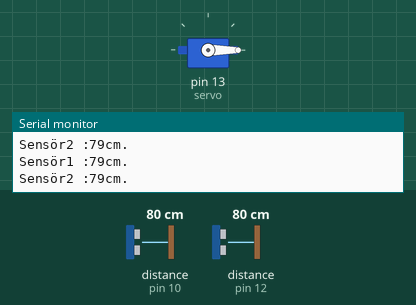
Bench run of a sketch on a simulated Arduino Uno, built with avr-gcc and run on an emulated ATmega328P. On the bench: servo, the last lines printed to the serial monitor. Wiring (inferred from the names in the program): 2 × ultrasonic range finder: trigger pin 9, echo pin 10 / trigger pin 11, echo pin 12. The inputs (shaded band) are chosen by the test bench; at power-on: distance to the obstacle (sensors on pin 10, pin 12) 80 cm. The echo pulse lasts 58.3 µs per cm.

Above: at 1.2 s.
1.3 s: distance to the obstacle (sensor on pin 10) set to 33 cm
4.3 s: distance to the obstacle (sensor on pin 10) set to 26 cm
At 7.0 s:
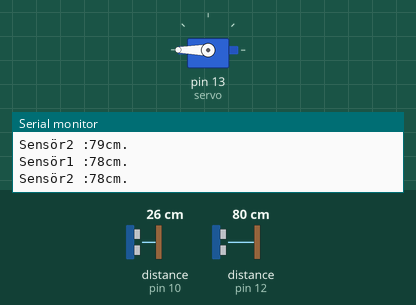
Timing chart, 0 to 8.5 s (numbered marks = the images above; inputs shaded):
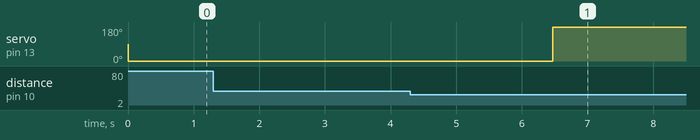

The sketch:

freeRTOS_otomatik_kapi.ino
```cpp
#include <Arduino_FreeRTOS.h>
#include <Servo.h>

void uzaklik(void *pvParameters);
void timer(void *pvParameters);

int32_t echoGiris = 12;
int32_t trigGiris = 11;
int32_t echoCikis = 10;
int32_t trigCikis = 9;
Servo servo;

int32_t salise = 0, saniye = 0, dakika = 0, sayac = 0, aradakiUzaklikGiris, aradakiUzaklikCikis;
unsigned long sureGiris, sureCikis;
double toplamYolGiris, toplamYolCikis;
float toplamSure = 0;

void setup() {
  xTaskCreate(uzaklik, (const portCHAR*)"Uzaklık", 100, NULL, 1, NULL);
  xTaskCreate(timer, (const portCHAR*)"Timer", 100, NULL, 1, NULL);
  servo.attach(13);
}

void loop() {
}

void uzaklik(void *pvParameters) {
  (void) pvParameters;
  const char *pcTaskName = "Uzaklık";

  pinMode(echoGiris, INPUT);
  pinMode(trigGiris, OUTPUT);
  pinMode(echoCikis, INPUT);
  pinMode(trigCikis, OUTPUT);
  Serial.begin(9600);

  for(;;) {
    digitalWrite(trigGiris, HIGH);
    delayMicroseconds(2);
    digitalWrite(trigGiris, LOW);
    sureGiris = pulseIn(echoGiris, HIGH);
    toplamYolGiris = (double)sureGiris * 0.034;
    aradakiUzaklikGiris = toplamYolGiris / 2;
    if(aradakiUzaklikGiris > 200) {
      aradakiUzaklikGiris = 200;
    }
    if(aradakiUzaklikGiris < 200) {
      Serial.print("Sensör1 :");
      Serial.print(aradakiUzaklikGiris);
      Serial.println("cm.\n");
    }
    delay(100);

    digitalWrite(trigCikis, HIGH);
    delayMicroseconds(2);
    digitalWrite(trigCikis, LOW);
    sureCikis= pulseIn(echoCikis, HIGH);
    toplamYolCikis = (double)sureCikis * 0.034;
    aradakiUzaklikCikis = toplamYolCikis / 2;
    if(aradakiUzaklikCikis > 200) {
      aradakiUzaklikCikis = 200;
    }
    if(aradakiUzaklikCikis < 200) {
      Serial.print("Sensör2 :");
      Serial.print(aradakiUzaklikGiris);
      Serial.println("cm.\n");
    }
    delay(100);
  }
  Serial.println(pcTaskName);
  vTaskDelay(1000 / portTICK_PERIOD_MS);
}

void timer(void *pvParameters) {
  (void) pvParameters;
  Serial.begin(9600);
  const char *pcTaskName = "Kronometre";
  servo.write(0);

  for(;;) {
    if(aradakiUzaklikGiris > 0 && aradakiUzaklikGiris < 30) {
      sayac = 1;
    }
    if(sayac == 1) {
      salise = salise + 1;
      if(salise > 59) {
        salise = 0;
        saniye = saniye + 1;
        if(saniye > 59) {
          saniye = 0;
          dakika = dakika + 1;
        }
      }
      Serial.print(dakika);
      Serial.print(":");
      Serial.print(saniye);
      Serial.print(":");
      Serial.print(salise);
      Serial.print("\n");
      delay(10);
    }
    if(aradakiUzaklikCikis > 0 && aradakiUzaklikCikis <30) {
      sayac = 0;
      Serial.println("Çıkış Yapıldı");
      toplamSure = (float)salise * 0.0167 + saniye;
      Serial.print("Toplam Süre :");
      Serial.print(toplamSure);
      Serial.print("\n");
      if(toplamSure > 0 && toplamSure < 5) {
        servo.write(180); //kapı açılıyor
        delay(4000);
        servo.write(0); //kapı kapanıyor
      }
      else if(toplamSure > 6 && toplamSure < 10) {
        delay(1000);
        servo.write(180); //kapı açılıyor
        delay(5000);
        servo.write(0); //kapı kapanıyor
      }
      else if(toplamSure > 11 && toplamSure < 15) {
        delay(2000);
        servo.write(180); //kapı açılıyor
        delay(5000);
        servo.write(0); //kapı kapanıyor
      }
      else if(toplamSure > 16 && toplamSure < 20) {
        delay(3000);
        servo.write(180); //kapı açılıyor
        delay(5000);
        servo.write(0); //kapı kapanıyor
      }
      else if(toplamSure > 21 && toplamSure < 25) {
        delay(4000);
        servo.write(180); //kapı açılıyor
        delay(5000);
        servo.write(0); //kapı kapanıyor
      }
      else {
        delay(2000);
        servo.write(180); //kapı açılıyor
        delay(7000);
        servo.write(0); //kapı kapanıyor
      }
      salise = 0;
      saniye = 0;
      dakika = 0;
      delay(1000);
    }
  }
  Serial.println(pcTaskName);
  vTaskDelay(1000 / portTICK_PERIOD_MS);
}
```

Measured:
- the behaviour switches between 31 and 30 cm on distance to the obstacle (sensor on pin 10) (found by bisection; images 0 and 1)
- after the input at 4.3 s, servo on pin 13 (servo): 0° → 180° after 2.2 s
